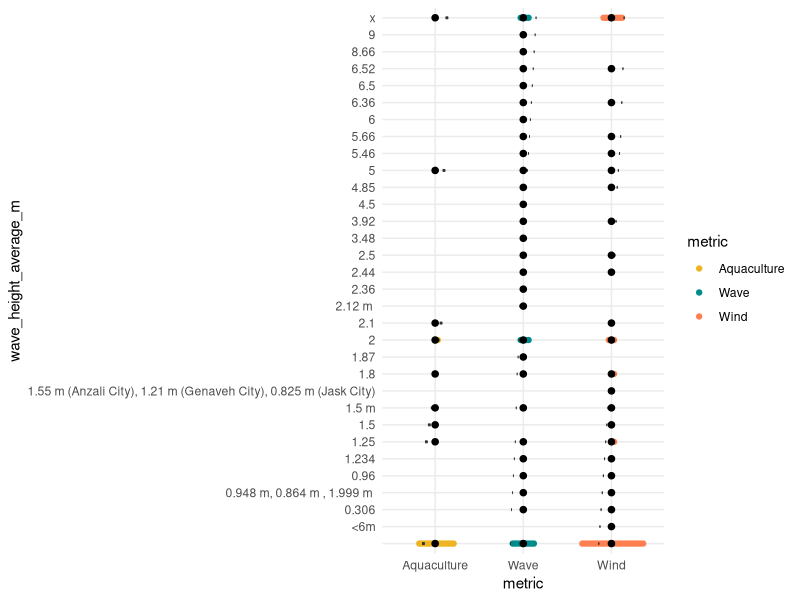
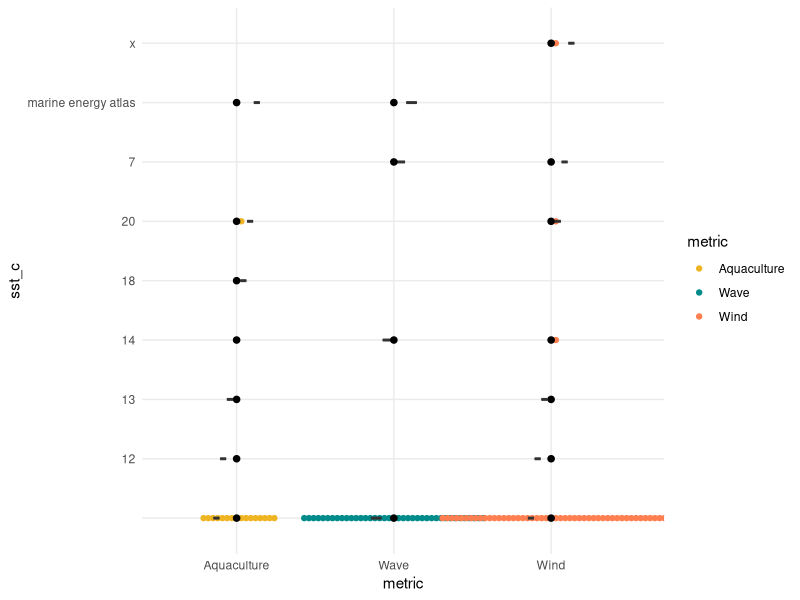

R code for these plots, in order: (Note: this script raises an error after producing the figures.)
## ---- chunk 1
knitr::opts_chunk$set(
	echo = TRUE,
	message = FALSE,
	warning = FALSE
)
library(tidyverse)
library(tidyselect)
library(here)
library(ggbeeswarm)
library(dplyr)
library(cowplot)
library(broom)

## ---- chunk 2
aqdata <- read.csv(here("data", "Data_total_working_for_r_aq.csv"))
## ---- chunk 3
aqdata_sub <- aqdata %>% 
  filter(metric == "Aquaculture") %>% 
  select("metric", "id", "title", "distance_to_shore", "depth_min", "depth_max", "depth_ave", "wave_height_average_m", "sst_c", "chla") 
  
aqdata_sub_2 <- aqdata %>% 
  filter(metric == "Aquaculture") %>% 
  select("metric", "id", "title", "distance_to_shore", "depth_min", "depth_max", "depth_ave", "wave_height_average_m", "sst_c", "chla", "wind_present", "wave_present", "tidal_present", "other_present") 
  
  
  # summarize(dist_median = median(distance_to_shore, na.rm = TRUE),
  #           depth_max_median = median(depth_max, na.rm = TRUE),
  #           sigwave_median = median(wave_height_average_m, na.rm = TRUE),
  #           sst_median = median(sst_c, na.rm = TRUE),
  #           chla_median = median(chla, na.rm = TRUE))
## ---- chunk 4
winddata <- read.csv(here("data", "Data_total_working_for_r_wind.csv"))
## ---- chunk 5
winddata_sub <- winddata %>% 
  filter(metric == "Wind") %>% 
  select("metric", "id", "title", "distance_to_shore", "depth_min", "depth_max", "depth_ave", "wave_height_average_m", "sst_c", "chla") 


  # group_by(metric) %>% 
  # summarize(dist_median = median(distance_to_shore, na.rm = TRUE),
  #           depth_max_median = median(depth_max, na.rm = TRUE),
  #           sigwave_median = median(wave_height_average_m, na.rm = TRUE),
  #           sst_median = median(sst_c, na.rm = TRUE),
  #           chla_median = median(chla, na.rm = TRUE))
## ---- chunk 6
wavedata <- read.csv(here("data", "Data_total_working_for_r_wave.csv"))
## ---- chunk 7
wavedata_sub <- wavedata %>% 
  filter(metric == "Wave") %>% 
  select("metric", "id", "title", "distance_to_shore", "depth_min", "depth_max", "depth_ave", "wave_height_average_m", "sst_c", "chla")
## ---- chunk 8
datadata <- rbind(aqdata_sub, winddata_sub, wavedata_sub)
## ---- chunk 9
fig4a <- ggplot(data = datadata, aes(x = metric, y = depth_ave)) +
  geom_beeswarm(size = 2, cex = 3, color = "darkgray") +
  #scale_color_manual(values = c("goldenrod2","cyan4","coral")) +
  geom_boxplot(fill = NA, width = 0.3, outlier.color = NA) +
  stat_summary(fun=median, 
               geom="point", 
               shape=20, 
               size=3, 
               color="black", 
               fill="black") +
    labs(x = "Ocean activity",
         y = "Average depth (m)") +
  theme_minimal() +
  theme(legend.title = element_blank()) +
  scale_y_reverse()

## ---- chunk 10
fig5a <- ggplot(data = datadata, aes(x = metric, y = distance_to_shore)) +
  geom_beeswarm(color = "darkgray", size = 2, cex = 3) +
  geom_boxplot(fill = NA, width = 0.3, outlier.color = NA) +
  stat_summary(fun=median, 
               geom="point", 
               shape=20, 
               size=3, 
               color="black", 
               fill="black") +
  labs(x = "Ocean activity",
       y = "Distance from shore (m)") +
  theme_minimal() +
  theme(legend.title = element_blank(), legend.position = "none")

## ---- chunk 11
ggplot(data = datadata, aes(x = metric, y = wave_height_average_m)) +
  geom_beeswarm(aes(color = metric)) +
  scale_color_manual(values = c("goldenrod2","cyan4","coral")) +
  geom_boxplot(fill = NA, width = 0.3, outlier.color = NA) +
  stat_summary(fun=median, 
               geom="point", 
               shape=20, 
               size=3, 
               color="black", 
               fill="black") +
  theme_minimal()
## ---- chunk 12
ggplot(data = datadata, aes(x = metric, y = sst_c)) +
  geom_beeswarm(aes(color = metric)) +
  scale_color_manual(values = c("goldenrod2","cyan4","coral")) +
  geom_boxplot(fill = NA, width = 0.3, outlier.color = NA) +
  stat_summary(fun=median, 
               geom="point", 
               shape=20, 
               size=3, 
               color="black", 
               fill="black") +
  theme_minimal()
## ---- chunk 13
aqua_wind <- aqdata_sub_2 %>% 
  filter(wind_present == "1") %>% 
  mutate(buddy = rep("Wind", 16))
## ---- chunk 14
aqua_wave <- aqdata_sub_2 %>% 
  filter(wave_present == "1") %>% 
  mutate(buddy = rep("Wave", 4))

## ---- chunk 15
aqua_tidal <- aqdata_sub_2 %>% 
  filter(tidal_present == "1") %>% 
  mutate(buddy = rep("Tidal", 2))


## ---- chunk 16
aqua_other <- aqdata_sub_2 %>% 
  filter(other_present == "1") %>% 
  mutate(buddy = rep("Other", 7))


## ---- chunk 17
alltogether <- as_tibble(rbind(aqua_wind, aqua_wave, aqua_tidal, aqua_other))

alltogether$buddy <- factor(alltogether$buddy,
                            levels = c("Wind", 
                                       "Wave", 
                                       "Tidal", 
                                       "Other"))
## ---- chunk 18
ggplot(data = alltogether, aes(x = metric, y = depth_ave)) +
  geom_jitter(aes(color = buddy), width = 0.25) +
  scale_color_manual(values = c("goldenrod2","cyan4","coral", "darkviolet")) +
  geom_boxplot(fill = NA, width = 0.3, outlier.color = NA) +
  stat_summary(fun=median,
               geom="point",
               shape=20,
               size=4,
               color="black",
               fill="black") +
  theme_minimal() +
  scale_y_reverse()

# I like this figure but I think it's too misleading so I shouldn't use
## ---- chunk 19

# original code with color coding. Potential code for shape coding in next code chunk

ggplot(data = alltogether, aes(x = buddy, y = depth_ave)) +
  geom_beeswarm(aes(color = buddy), cex = 2) +
  scale_color_manual(values = c("goldenrod2","cyan4","coral", "darkviolet")) +
  geom_boxplot(fill = NA, width = 0.3, outlier.color = NA) +
  stat_summary(fun=median,
               geom="point",
               shape=20,
               size=3,
               color="black",
               fill="black") +
  labs(x = "Co-locating activity",
       y = "Average depth (m)") +
  theme_minimal() +
  theme(legend.title = element_blank()) +
  scale_y_reverse()

## ---- chunk 20
ggplot(data = alltogether, aes(x = metric, y = distance_to_shore)) +
  geom_jitter(aes(color = buddy), width = 0.25) +
  scale_color_manual(values = c("goldenrod2","cyan4","coral", "darkviolet")) +
  geom_boxplot(fill = NA, width = 0.3, outlier.color = NA) +
  stat_summary(fun=median, 
               geom="point", 
               shape=20, 
               size=4, 
               color="black", 
               fill="black") +
  theme_minimal()
## ---- chunk 21
ggplot(data = alltogether, aes(x = buddy, y = distance_to_shore)) +
  geom_beeswarm(aes(color = buddy), cex = 2) +
  scale_color_manual(values = c("goldenrod2","cyan4","coral", "darkviolet")) +
  geom_boxplot(fill = NA, width = 0.3, outlier.color = NA) +
  stat_summary(fun=median, 
               geom="point", 
               shape=20, 
               size=3, 
               color="black", 
               fill="black") +
  theme_minimal()
## ---- chunk 22

fig4b <- ggplot(data = alltogether, aes(x = buddy, y = depth_ave)) +
  geom_beeswarm(cex = 3, size = 2) +
 # scale_color_manual(values = c("goldenrod2","cyan4","coral", "darkviolet")) +
  # geom_boxplot(
  #   #data = aqdata_sub_2, 
  #   fill = NA, width = 0.3, outlier.color = NA) +
  # stat_summary(fun=median,
  #              geom="point",
  #              shape=20,
  #              size=3,
  #              color="black",
  #              fill="black") +
  labs(x = "Aquaculture co-located activity",
       y = "Average depth (m)") +
  theme_minimal() +
  theme(
    #axis.text.x = element_text(angle=60), 
        legend.title = element_blank()) +
  scale_y_reverse()

## ---- chunk 23

fig5b <- ggplot(data = alltogether, aes(x = buddy, y = distance_to_shore)) +
  geom_beeswarm(cex = 3, size = 2) +
  scale_color_manual(values = c("goldenrod2","cyan4","coral", "darkviolet")) +
  labs(x = "Aquaculture co-located activity",
       y = "Distance from shore (m)") +
  theme_minimal() +
  theme(legend.title = element_blank())

## ---- chunk 24
#legend <- get_legend(fig4a)

plot_grid(
  fig4a + theme(legend.position = "none"), 
  fig4b + theme(legend.position = "none"), 
  align = "vh", 
  labels = c("A", "B"))

## ---- chunk 25
#legend <- get_legend(fig4a)

plot_grid(
  fig5a + theme(legend.position = "none"), 
  fig5b + theme(legend.position = "none"), 
  align = "vh", 
  labels = c("A", "B"))

## ---- chunk 26
datadata_anova <- aov(depth_ave ~ metric, data = datadata)

summary(datadata_anova)

# depth_ave: p-value = 0.551
# distance to shore: p-value = 0.394

## ---- chunk 27
datadata_kruswall <- kruskal.test(depth_ave ~ metric, data = datadata)

datadata_kruswall

# depth_ave: p-value = 0.4673
# distance to shore: p-value = 0.3366
## ---- chunk 28
alltogether_kruswall_depth <- kruskal.test(depth_ave ~ buddy, data = alltogether)

alltogether_kruswall_depth
# Kruskal-Wallis chi-squared = 0.15273, df = 3, p-value = 0.9848

alltogether_kruswall_dist <- kruskal.test(distance_to_shore ~ buddy, data = alltogether)

alltogether_kruswall_dist
# Kruskal-Wallis chi-squared = 0.10674, df = 3, p-value = 0.991

## ---- chunk 29
summary_datadata <- datadata %>% 
  group_by(metric) %>% 
  summarize(median_depth = median(depth_ave, na.rm = TRUE),
            median_dist = median(distance_to_shore, na.rm = TRUE))


nvals_datadata_depth <- datadata %>% 
  filter(depth_ave != "NA") %>% 
  group_by(metric) %>% 
  summarize(n_depth = n())

nvals_datadata_dist <- datadata %>% 
  filter(distance_to_shore != "NA") %>% 
  group_by(metric) %>% 
  summarize(n_dist = n()) %>% 
  rename(metric_dist = metric) #renaming because r was getting confused by 2 columns with same name in cbind()

nvals_datadata <- as_tibble(cbind(nvals_datadata_depth, nvals_datadata_dist)) %>% 
  select("metric", "n_depth", "n_dist")
              
## ---- chunk 30
summary_alltogether <- alltogether %>% 
  group_by(buddy) %>% 
  summarize(median_depth = median(depth_ave, na.rm = TRUE),
            median_dist = median(distance_to_shore, na.rm = TRUE),
            max_depth = max(depth_max, na.rm = TRUE),
            min_depth = min(depth_min, na.rm = TRUE),
            max_dist = max(distance_to_shore, na.rm = TRUE),
            min_dist = min(distance_to_shore, na.rm = TRUE))
